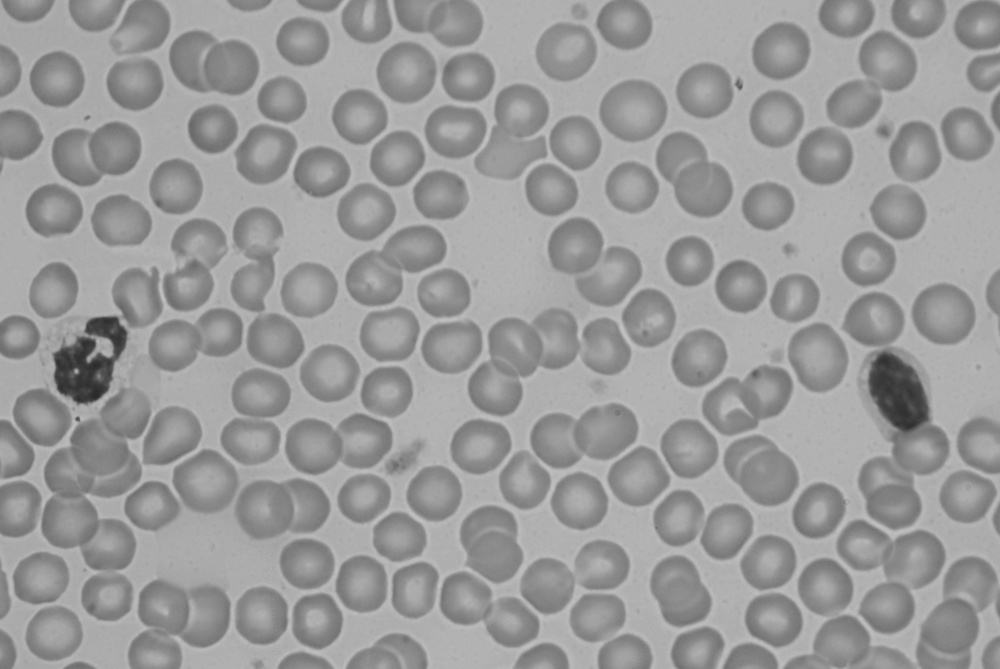
#> input picture HW6/CBC.jpg, 1000 x 669 px, shrunk from 3872 x 2592 before the run
$ jupyter execute HW6_9733023_Code_Q03.ipynb
#> lines starting #> are read from the running program, lines starting #| are printed output that depends on the picture; after the words box and inside, x2 and y2 are one past the last pixel; in counts of white or black regions, pixels touching at a corner belong together
[cell 1]
'''
___OVERVIEW___
CODE FOR QUESTION 3 - HW 6
`
___SUMMARY___
Circle Hough Transform

___AUTHOR___
Amirhossein Daraie — 9733023

___DATE___
26/June/2021
06/04/1400

'''

import numpy as np
import matplotlib.pyplot as plt
import cv2 as cv

[cell 2]
image = cv.imread('CBC.jpg', flags=cv.IMREAD_GRAYSCALE)
#> image is the input picture: shape (669, 1000); min 41, max 193, mean 154.4
fig, ax = plt.subplots(figsize=(8,8))
st = fig.suptitle("Original Image", fontsize="x-large", y=.85)
ax.imshow(image,vmin=image.min(),vmax=image.max(), cmap='gray')
ax.axis('off')
plt.tight_layout()
plt.show()

[cell 3]
d1 = 20
d2 = 25
edges = cv.Canny(image, d1, d2)
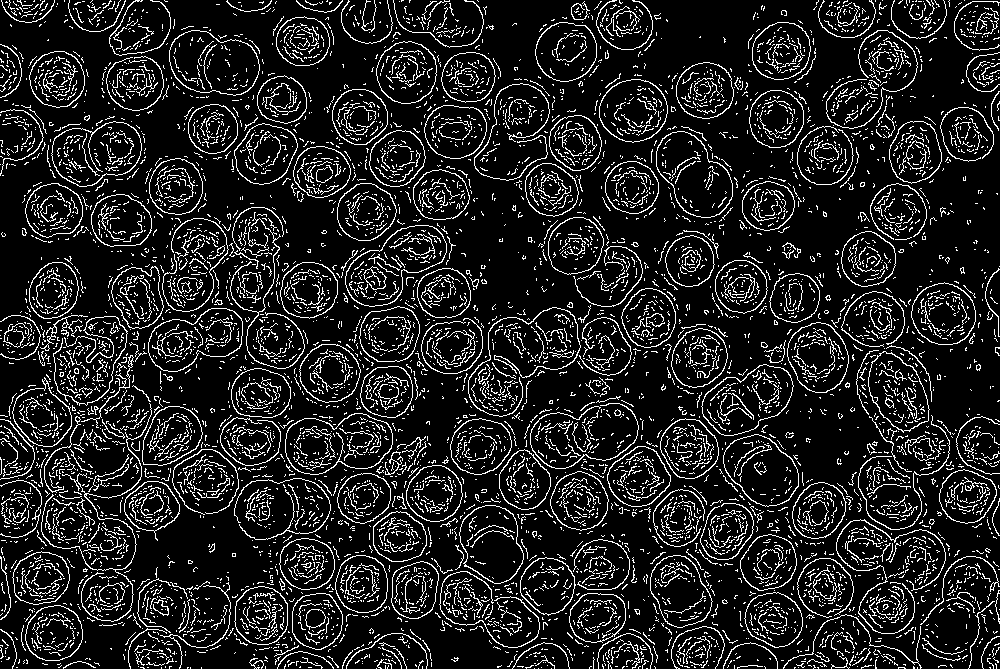
#> edges: shape (669, 1000); 13.1% white in thin lines or dots
fig, ax = plt.subplots(figsize=(8,8))
st = fig.suptitle("Edges Image", fontsize="x-large", y=.85)
ax.imshow(edges,vmin=edges.min(),vmax=edges.max(), cmap='gray')
ax.axis('off')
plt.tight_layout()
plt.show()

[cell 4]
image = cv.imread('CBC.jpg', flags=cv.IMREAD_GRAYSCALE)
cimg = cv.cvtColor(image,cv.COLOR_GRAY2BGR)
bimage = cv.medianBlur(image,5)
circles = cv.HoughCircles(bimage,method=cv.HOUGH_GRADIENT,dp=1,minDist=100, \
                            param1=27,param2=30,minRadius=80,maxRadius=120)
#> circles = [[223.5, 552.5, 117.2]]
circles = np.uint16(np.around(circles))
#> circles = [[224, 552, 117]]

for i in circles[0,:]:
    # draw the outer circle
    cv.circle(cimg,(i[0],i[1]),i[2],(0,255,0),6)
    # draw the center of the circle
    cv.circle(cimg,(i[0],i[1]),2,(0,0,255),3)
#> this loop made 1 pass
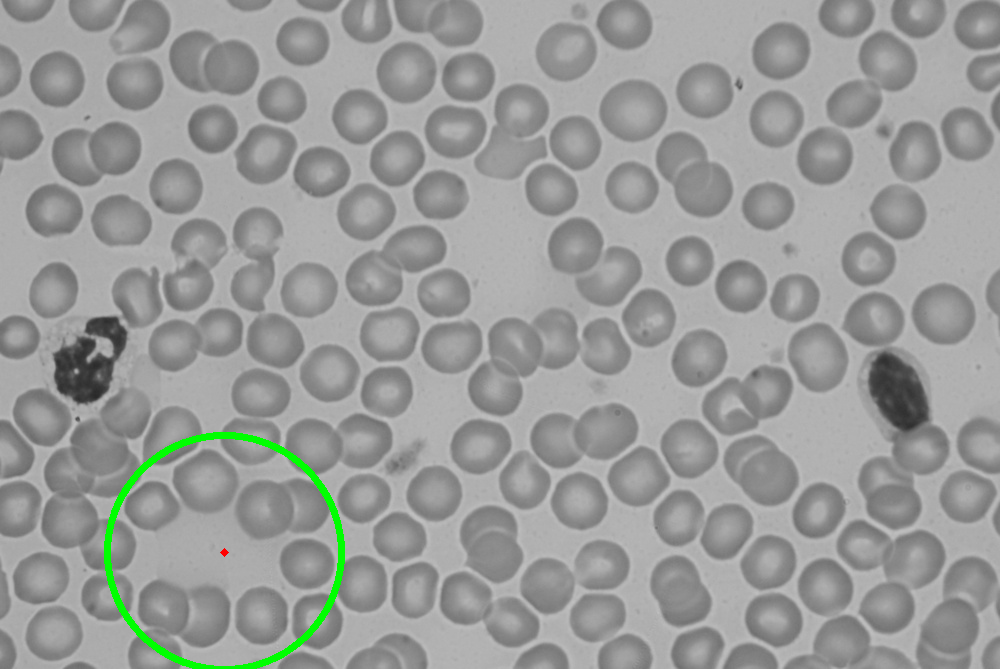
#> cimg: shape (669, 1000, 3); 0.75% of pixels changed, all inside (x1, y1, x2, y2) = (104, 432, 345, 669)

fig, ax = plt.subplots(figsize=(8,8))
st = fig.suptitle("detected circles", fontsize="x-large", y=.85)
ax.imshow(cimg)
ax.axis('off')
plt.tight_layout()
plt.show()
